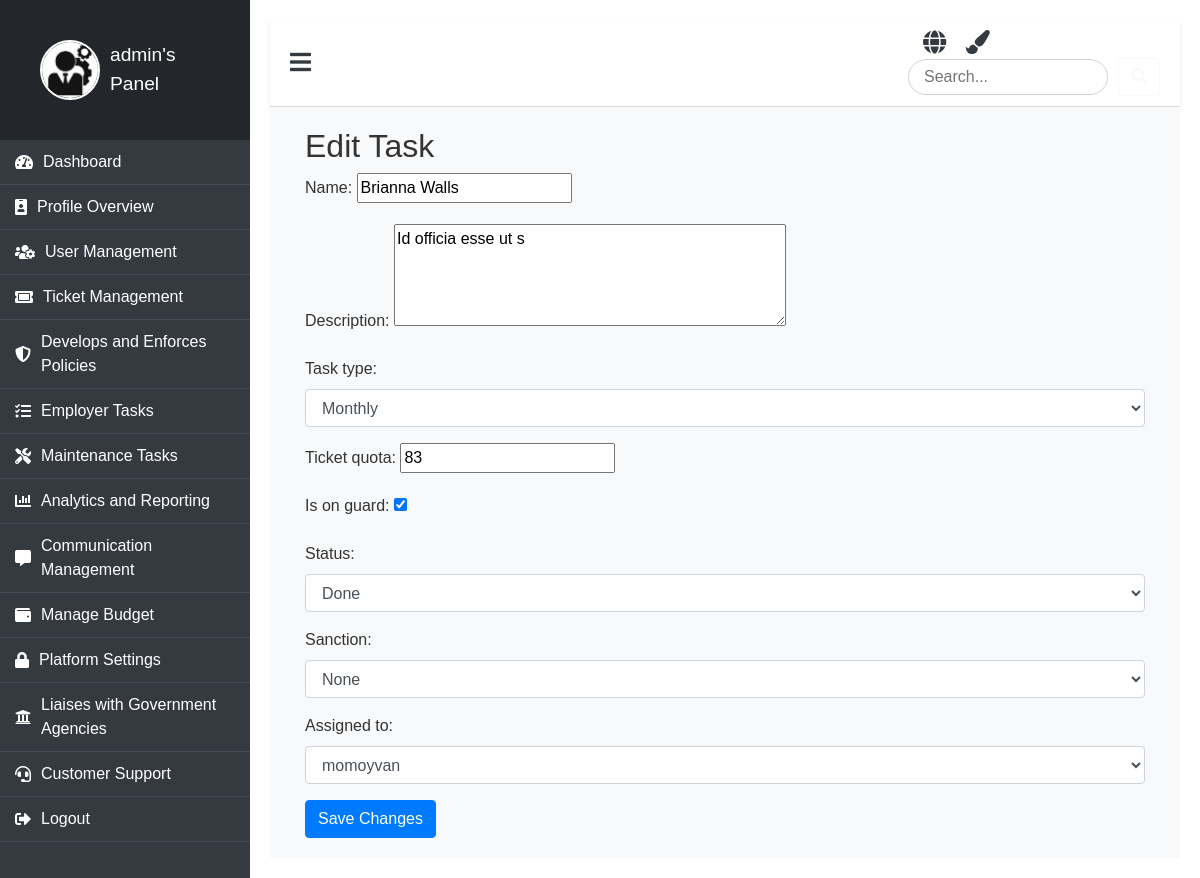
Screenshot of /edit-task/1/ (signed in) with the database file from the repository.
### booking/models.py (models this page shows, shortened)
class CustomUser(AbstractUser):
    ROLE_CHOICES = (
        ('admin', 'Admin'),
        ('employer', 'Employer'),
        ('passenger', 'Passenger'),
        ('maintenance', 'Maintenance'),
    )
    role = models.CharField(max_length=30, choices=ROLE_CHOICES, default='passenger')
    profile_picture = models.ImageField(upload_to='profile_pictures/', blank=True, null=True)
    phone = models.CharField(max_length=15, default='0000000000')  # Provide a default value
    address = models.TextField(null=True, blank=True)  # Temporarily allow null

class Task(models.Model):
    TASK_TYPE_CHOICES = (
        ('periodic', 'Periodic'),
        ('monthly', 'Monthly'),
    )
    STATUS_CHOICES = (
        ('done', 'Done'),
        ('not_done', 'Not Done'),
    )
    SANCTION_CHOICES = (
        ('none', 'None'),
        ('warning', 'Warning'),
        ('temporary_ban', 'Temporary Ban'),
    )
    assigned_to = models.ForeignKey(CustomUser, on_delete=models.CASCADE, limit_choices_to={'role': 'employer'})
    name = models.CharField(max_length=255)
    description = models.TextField()
    task_type = models.CharField(max_length=20, choices=TASK_TYPE_CHOICES)
    ticket_quota = models.IntegerField()
    is_on_guard = models.BooleanField(default=False)  # Whether the user is on guard duty
    status = models.CharField(max_length=20, choices=STATUS_CHOICES, default='not_done')
    sanction = models.CharField(max_length=20, choices=SANCTION_CHOICES, default='none')
    assigned_at = models.DateTimeField(auto_now_add=True)
    updated_at = models.DateTimeField(auto_now=True)

### booking/views.py (the view)
# urls.py: path('edit-task/<int:task_id>/', views.edit_task, name='edit_task'),
@user_passes_test(is_admin)
def edit_task(request, task_id):
    task = get_object_or_404(Task, id=task_id)
    if request.method == 'POST':
        form = TaskForm(request.POST, instance=task)
        if form.is_valid():
            form.save()
            return redirect('employer_task_list')
    else:
        form = TaskForm(instance=task)
    return render(request, 'panel/admin/employer/edit_task.html', {'form': form})

### booking/forms.py
class TaskForm(forms.ModelForm):
    class Meta:
        model = Task
        fields = ['name', 'description', 'task_type', 'ticket_quota', 'is_on_guard', 'status', 'sanction', 'assigned_to']
        widgets = {
            'description': forms.Textarea(attrs={'rows': 4}),
            'assigned_to': forms.Select(attrs={'class': 'form-control'}),
            'task_type': forms.Select(attrs={'class': 'form-control'}),
            'sanction': forms.Select(attrs={'class': 'form-control'}),
            'status': forms.Select(attrs={'class': 'form-control'}),
        }

### booking/views.py (called while the page is built)
def is_admin(user):
    return user.is_authenticated and user.role == 'admin'

### booking/templates/panel/admin/employer/edit_task.html (shortened to what this page needs)
{% extends "panel/base/base_admin.html" %}
{% load static %}
{% block content %}
<div class="container">
    <h2>Edit Task</h2>
    <form method="POST">
        {{ form.as_p }}
        <button type="submit" class="btn btn-primary">Save Changes</button>
    </form>
</div>
{% endblock %}

### booking/templates/panel/base/base_admin.html (shortened to what this page needs)
{% load static %}
<!DOCTYPE html>
<html lang="en">
<head>
    <link rel="stylesheet" href="https://stackpath.bootstrapcdn.com/bootstrap/4.5.2/css/bootstrap.min.css">
    <link rel="stylesheet" href="https://cdnjs.cloudflare.com/ajax/libs/font-awesome/5.15.3/css/all.min.css">
    <link rel="stylesheet" href="{% static 'css/clients.css' %}">
</head>
<body>
    <div class="dashboard">
        <div class="dashboard-nav">
            <header>
                <a href="{% url 'admin_panel' %}" class="brand-logo">
                    {% if user.profile_picture %}
                        <img src="{{ user.profile_picture.url }}" alt="{{ user.username }}'s profile picture" class="profile-pic" />
                    {% else %}
                        <img src="{% static 'image/why.jpeg' %}" alt="Default Avatar" class="profile-pic" />
                    {% endif %}
                    <span>{{ user.username }}'s Panel</span>
                </a>
            </header>
            <nav class="dashboard-nav-list">
                <a href="{% url 'admin_panel' %}" class="dashboard-nav-item"><i class="fas fa-tachometer-alt"></i> Dashboard</a>
                <a href="{% url 'profile_admin' %}" class="dashboard-nav-item"><i class="fas fa-id-badge"></i> Profile Overview</a>
                <a href="{% url 'user_management' %}" class="dashboard-nav-item"><i class="fas fa-users-cog"></i> User Management</a>
                <a href="{% url 'ticket_form' %}" class="dashboard-nav-item"><i class="fas fa-ticket-alt"></i> Ticket Management</a>
                <a href="{% url 'policy' %}" class="dashboard-nav-item"><i class="fas fa-shield-alt"></i> Develops and Enforces Policies</a>
                <a href="{% url 'employer_task_list' %}" class="dashboard-nav-item"><i class="fas fa-tasks"></i> Employer Tasks</a>
                <a href="{% url 'assign_task' %}" class="dashboard-nav-item"><i class="fas fa-tools"></i> Maintenance Tasks</a>
                <a href="#" class="dashboard-nav-item"><i class="fas fa-chart-bar"></i> Analytics and Reporting</a>
                <a href="{% url 'communication_list' %}" class="dashboard-nav-item"><i class="fas fa-comment-alt"></i> Communication Management</a>
                <a href="#" class="dashboard-nav-item"><i class="fas fa-wallet"></i> Manage Budget</a>
                <a href="{% url 'security' %}" class="dashboard-nav-item"><i class="fas fa-lock"></i> Platform Settings</a>
                <a href="{% url 'gov' %}" class="dashboard-nav-item"><i class="fas fa-university"></i> Liaises with Government Agencies</a>
                <a href="{% url 'manage_contact' %}" class="dashboard-nav-item"><i class="fas fa-headset"></i> Customer Support</a>
                <a href="{% url 'logout' %}" class="dashboard-nav-item"><i class="fas fa-sign-out-alt"></i> Logout</a>
            </nav>
        </div>
        <main class="dashboard-app">
            <header class="dashboard-toolbar">
                <a href="#!" class="menu-toggle"><i class="fas fa-bars"></i></a>
                <div class="header-icons">
                    <i class="fas fa-globe icon" title="Change Language" onclick="toggleLanguage()"></i>
                    <i class="fas fa-paint-brush icon" title="Change Theme" onclick="toggleTheme()"></i>
                    <div class="search-bar">
                        <input type="text" placeholder="Search..." aria-label="Search" />
                        <button class="btn btn-outline-light" type="button"><i class="fas fa-search"></i></button>
                    </div>
                </div>
            </header>
            <div class="dashboard-content">
                {% block content %}{% endblock %}
            </div>
        </main>
    </div>
</body>
</html>

### booking/static/css/clients.css (style rules this page uses)
body { font-family: 'Arial', sans-serif; background-color: #f8f9fa; color: #333; margin: 0; padding: 0; overflow-x: hidden; }
.dashboard { display: flex; min-height: 100vh; }
.dashboard-nav { width: 250px; background-color: #343a40; color: #fff; transition: width 0.4s ease, opacity 0.4s ease; opacity: 1; }
.dashboard-nav header { padding: 20px; display: flex; align-items: center; justify-content: flex-start; background-color: #23272b; text-align: left; }
.dashboard-nav .profile-pic { width: 60px; height: 60px; border-radius: 50%; margin-right: 10px; border: 2px solid #fff; }
.dashboard-nav .brand-logo { display: flex; align-items: center; font-size: 1.2rem; color: #fff; text-decoration: none; }
.dashboard-nav .brand-logo span { transition: opacity 0.4s ease; }
.dashboard-nav .dashboard-nav-list { padding: 0; margin: 0; list-style: none; }
.dashboard-nav-item { display: flex; align-items: center; padding: 15px; font-size: 1rem; color: #ddd; text-decoration: none; border-bottom: 1px solid #454d55; transition: background-color 0.3s ease; }
.dashboard-nav-item i { margin-right: 10px; }
.dashboard-app { flex-grow: 1; background-color: #fff; padding: 20px; transition: margin-left 0.4s ease; }
.dashboard-toolbar { display: flex; justify-content: space-between; align-items: center; padding: 10px 20px; background-color: #fff; border-bottom: 1px solid #ddd; box-shadow: 0 2px 4px rgba(0, 0, 0, 0.1); }
.dashboard-toolbar .menu-toggle { font-size: 1.5rem; cursor: pointer; color: #343a40; }
.header-icons .icon { margin-left: 15px; font-size: 1.3rem; color: #343a40; transition: color 0.3s ease; }
.search-bar input { width: 200px; border-radius: 20px; border: 1px solid #ced4da; padding: 5px 15px; transition: width 0.3s ease; }
.dashboard-content { padding: 20px; background-color: #f8f9fa; }
.dashboard-nav .brand-logo { animation: slideIn 1s ease-in-out; }
.dashboard-nav-item { position: relative; overflow: hidden; }
.dashboard-nav-item::before { content: ''; position: absolute; top: 0; left: 0; width: 100%; height: 100%; background-color: rgba(255, 255, 255, 0.2); transform: translateX(-100%); transition: transform 0.5s ease; }
.dashboard-app { animation: fadeIn 1s ease-in-out; }

### booking/templates/panel/base/base_admin.html (style rules this page uses)
body { background-color: #e9ecef; font-family: 'Arial', sans-serif; }
.dashboard-nav { background-color: #343a40; color: white; min-height: 100vh; }
.brand-logo { display: flex; align-items: center; color: white; padding: 20px; text-decoration: none; }
.brand-logo img { margin-right: 10px; }
.dashboard-nav-list a { color: white; display: flex; align-items: center; padding: 10px 15px; transition: background 0.3s; }
.header-icons .icon { margin-left: 15px; cursor: pointer; font-size: 1.5rem; }
.search-bar { display: flex; align-items: center; }
.search-bar input { border-radius: 20px; border: 1px solid #ced4da; padding: 5px 15px; width: 200px; margin-right: 10px; }
.dashboard-content { padding: 20px; }
.profile-pic { width: 50px; height: 50px; border-radius: 50%; margin-right: 10px; }

### rows the page displays
CustomUser: username "admin"
Task: name "Brianna Walls", description "Id officia esse ut s", task_type "Monthly", ticket_quota "83", is_on_guard "☑", status "Done", sanction "None", assigned_to "momoyvan"
